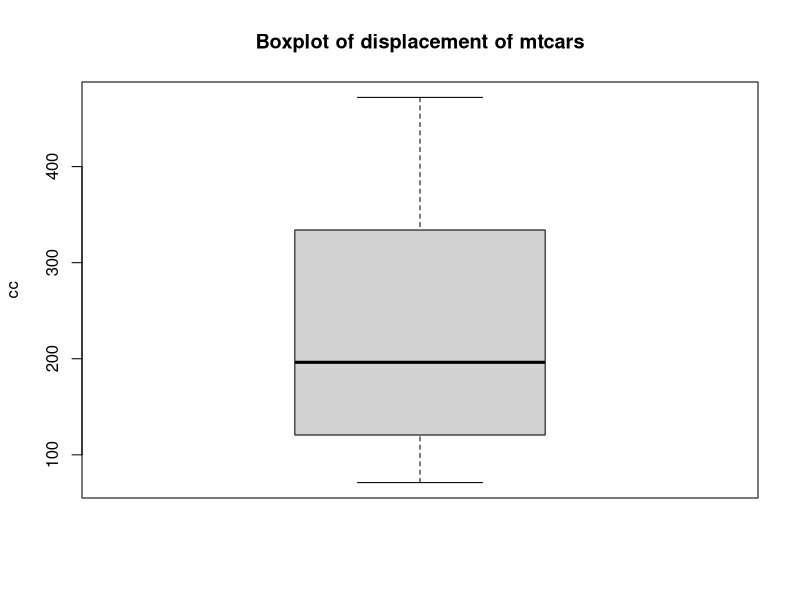
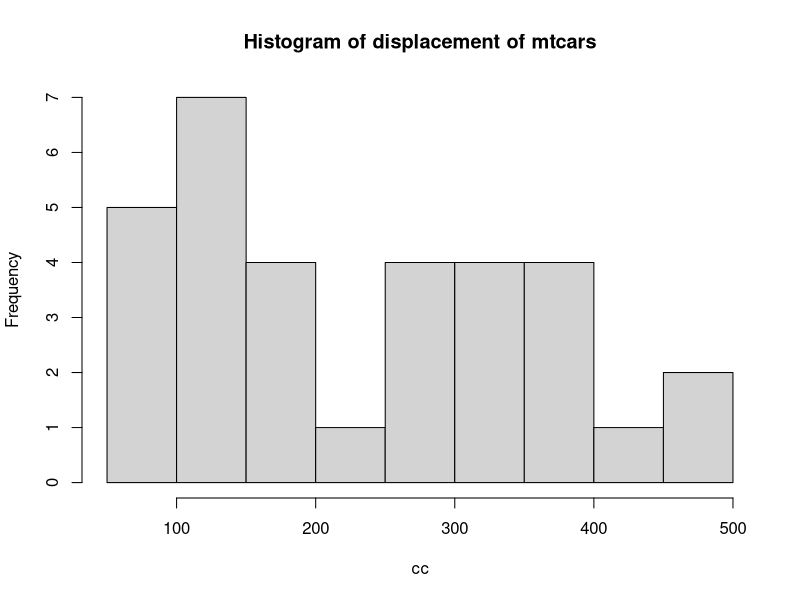

Source code (R) for these figures, in order:
## ---- chunk 1
str(mtcars)
summary(mtcars)
range(mtcars$mpg)
IQR(mtcars$mpg)
quantile(mtcars$mpg)
quantile(mtcars$hp, probs = c(0.01, 0.99))
## ---- chunk 2
# Boxplot
boxplot(mtcars$disp, main = "Boxplot of displacement of mtcars", ylab = "cc")

# Histogram plot
hist(mtcars$disp, main = "Histogram of displacement of mtcars", xlab = "cc")
